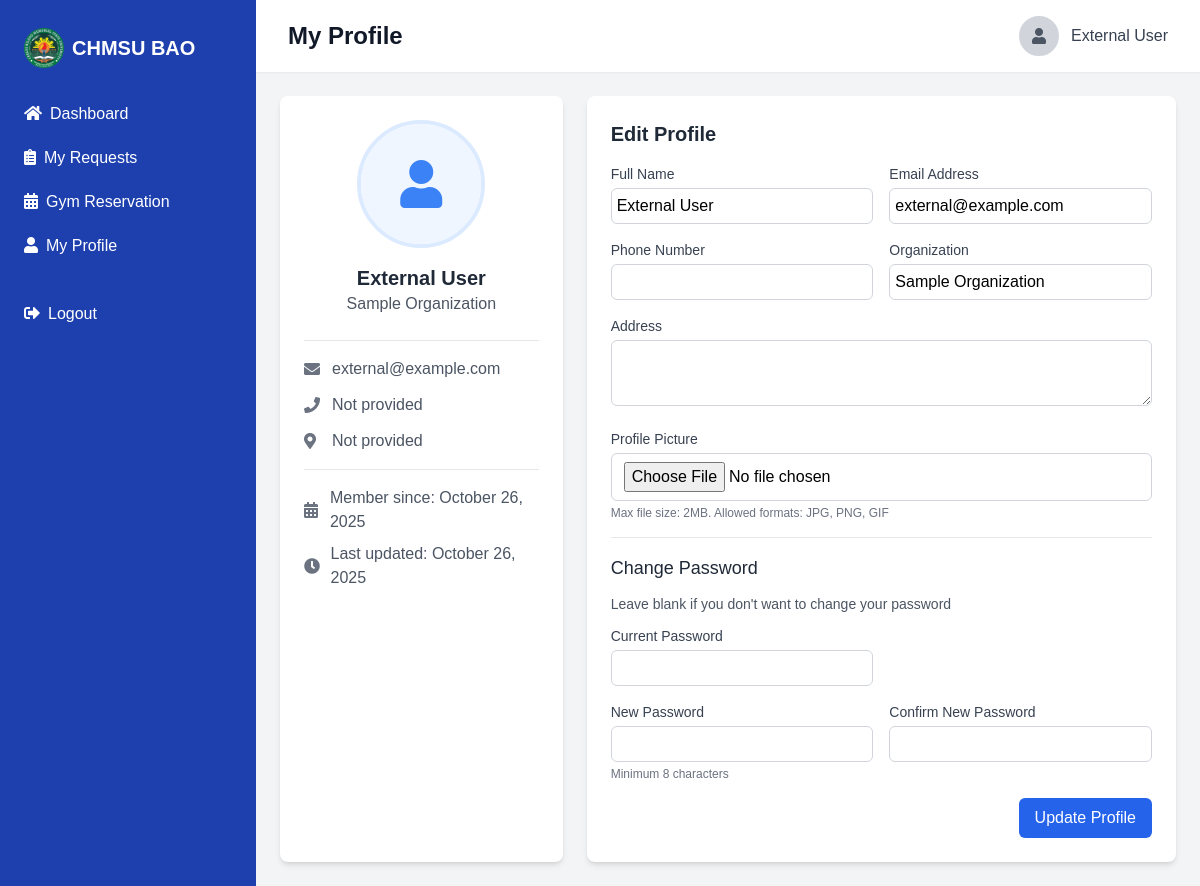
Page /external/profile.php (signed in) on the committed database.
### tables this page shows
CREATE TABLE IF NOT EXISTS user_accounts (
    id INT PRIMARY KEY AUTO_INCREMENT,
    name VARCHAR(255) NOT NULL,
    email VARCHAR(255) UNIQUE NOT NULL,
    password VARCHAR(255) NOT NULL,
    user_type ENUM('admin', 'staff', 'student', 'external') NOT NULL,
    organization VARCHAR(255) NULL,
    status ENUM('active', 'inactive', 'suspended') DEFAULT 'active',
    created_at TIMESTAMP DEFAULT CURRENT_TIMESTAMP,
    updated_at TIMESTAMP DEFAULT CURRENT_TIMESTAMP ON UPDATE CURRENT_TIMESTAMP
);

### external/profile.php (the view, shortened to what this page needs)
<?php
require_once '../config/database.php';
$user_id = $_SESSION['user_sessions']['external']['user_id'];
$user_name = $_SESSION['user_sessions']['external']['user_name'];
$profile_query = "SELECT * FROM user_accounts WHERE id = ?";
$stmt = $conn->prepare($profile_query);
$stmt->bind_param("i", $user_id);
$stmt->execute();
$user_data = $stmt->get_result()->fetch_assoc();
$profile_pic = $user_data['profile_pic'] ?? '';
?>
<!DOCTYPE html>
<html lang="en">
<head>
    <link href="https://cdn.jsdelivr.net/npm/tailwindcss@2.2.19/dist/tailwind.min.css" rel="stylesheet">
    <link rel="stylesheet" href="../assets/css/styles.css">
    <link rel="stylesheet" href="https://cdnjs.cloudflare.com/ajax/libs/font-awesome/6.4.0/css/all.min.css">
</head>
<body class="bg-gray-100">
    <div class="flex h-screen bg-gray-100">
        <?php include '../includes/external_sidebar.php'; ?>
        <div class="flex-1 flex flex-col overflow-hidden">
            <?php include '../includes/header.php'; ?>
            <header class="bg-white shadow-sm z-10">
                <div class="max-w-7xl mx-auto px-4 sm:px-6 lg:px-8 py-4 flex justify-between items-center">
                    <h1 class="text-2xl font-semibold text-gray-900">My Profile</h1>
                    <div class="flex items-center gap-3">
                        <a href="profile.php" class="flex items-center">
                            <?php if (!empty($profile_pic) && file_exists('../' . $profile_pic)): ?>
                                <img src="../<?php echo htmlspecialchars($profile_pic); ?>" alt="Profile" class="w-10 h-10 rounded-full object-cover border-2 border-gray-300 hover:border-blue-500 transition-colors cursor-pointer">
                            <?php else: ?>
                                <div class="w-10 h-10 rounded-full bg-gray-300 flex items-center justify-center border-2 border-gray-300 hover:border-blue-500 transition-colors cursor-pointer">
                                    <i class="fas fa-user text-gray-600"></i>
                                </div>
                            <?php endif; ?>
                        </a>
                        <span class="text-gray-700 hidden sm:inline"><?php echo htmlspecialchars($user_name); ?></span>
                    </div>
                </div>
            </header>
            <main class="flex-1 overflow-x-hidden overflow-y-auto bg-gray-100 p-6">
                <div class="grid grid-cols-1 md:grid-cols-3 gap-6">
                    <div class="bg-white rounded-lg shadow-md p-6">
                        <div class="flex flex-col items-center">
                            <div class="w-32 h-32 rounded-full overflow-hidden mb-4 border-4 border-blue-100">
                                <?php if (!empty($user_data['profile_pic']) && file_exists('../' . $user_data['profile_pic'])): ?>
                                    <img src="../<?php echo $user_data['profile_pic']; ?>" alt="Profile Picture" class="w-full h-full object-cover">
                                <?php else: ?>
                                    <div class="w-full h-full flex items-center justify-center bg-blue-50 text-blue-500">
                                        <i class="fas fa-user text-5xl"></i>
                                    </div>
                                <?php endif; ?>
                            </div>
                            <h2 class="text-xl font-semibold text-gray-800"><?php echo htmlspecialchars($user_data['name']); ?></h2>
                            <p class="text-gray-600 mb-4"><?php echo htmlspecialchars($user_data['organization']); ?></p>
                            <div class="w-full border-t border-gray-200 pt-4 mt-2">
                                <div class="flex items-center mb-3">
                                    <i class="fas fa-envelope text-gray-500 w-5"></i>
                                    <span class="ml-2 text-gray-600"><?php echo htmlspecialchars($user_data['email']); ?></span>
                                </div>
                                <div class="flex items-center mb-3">
                                    <i class="fas fa-phone text-gray-500 w-5"></i>
                                    <span class="ml-2 text-gray-600"><?php echo !empty($user_data['phone']) ? htmlspecialchars($user_data['phone']) : 'Not provided'; ?></span>
                                </div>
                                <div class="flex items-center">
                                    <i class="fas fa-map-marker-alt text-gray-500 w-5"></i>
                                    <span class="ml-2 text-gray-600"><?php echo !empty($user_data['address']) ? htmlspecialchars($user_data['address']) : 'Not provided'; ?></span>
                                </div>
                            </div>
                            <div class="w-full border-t border-gray-200 pt-4 mt-4">
                                <div class="flex items-center mb-2">
                                    <i class="fas fa-calendar-alt text-gray-500 w-5"></i>
                                    <span class="ml-2 text-gray-600">Member since: <?php echo date('F j, Y', strtotime($user_data['created_at'])); ?></span>
                                </div>
                                <div class="flex items-center">
                                    <i class="fas fa-clock text-gray-500 w-5"></i>
                                    <span class="ml-2 text-gray-600">Last updated: <?php echo date('F j, Y', strtotime($user_data['updated_at'])); ?></span>
                                </div>
                            </div>
                        </div>
                    </div>
                    <div class="bg-white rounded-lg shadow-md p-6 md:col-span-2">
                        <h2 class="text-xl font-semibold text-gray-800 mb-4">Edit Profile</h2>
                        <form action="" method="POST" enctype="multipart/form-data" class="space-y-4">
                            <div class="grid grid-cols-1 md:grid-cols-2 gap-4">
                                <div>
                                    <label for="name" class="block text-sm font-medium text-gray-700 mb-1">Full Name</label>
                                    <input type="text" id="name" name="name" value="<?php echo htmlspecialchars($user_data['name']); ?>" class="w-full px-3 py-2 border border-gray-300 rounded-md focus:outline-none focus:ring-2 focus:ring-blue-500" required>
                                </div>
                                <div>
                                    <label for="email" class="block text-sm font-medium text-gray-700 mb-1">Email Address</label>
                                    <input type="email" id="email" name="email" value="<?php echo htmlspecialchars($user_data['email']); ?>" class="w-full px-3 py-2 border border-gray-300 rounded-md focus:outline-none focus:ring-2 focus:ring-blue-500" required>
                                </div>
                                <div>
                                    <label for="phone" class="block text-sm font-medium text-gray-700 mb-1">Phone Number</label>
                                    <input type="text" id="phone" name="phone" value="<?php echo htmlspecialchars($user_data['phone'] ?? ''); ?>" class="w-full px-3 py-2 border border-gray-300 rounded-md focus:outline-none focus:ring-2 focus:ring-blue-500">
                                </div>
                                <div>
                                    <label for="organization" class="block text-sm font-medium text-gray-700 mb-1">Organization</label>
                                    <input type="text" id="organization" name="organization" value="<?php echo htmlspecialchars($user_data['organization'] ?? ''); ?>" class="w-full px-3 py-2 border border-gray-300 rounded-md focus:outline-none focus:ring-2 focus:ring-blue-500">
                                </div>
                            </div>
                            <div>
                                <label for="address" class="block text-sm font-medium text-gray-700 mb-1">Address</label>
                                <textarea id="address" name="address" rows="2" class="w-full px-3 py-2 border border-gray-300 rounded-md focus:outline-none focus:ring-2 focus:ring-blue-500"><?php echo htmlspecialchars($user_data['address'] ?? ''); ?></textarea>
                            </div>
                            <div>
                                <label for="profile_pic" class="block text-sm font-medium text-gray-700 mb-1">Profile Picture</label>
                                <input type="file" id="profile_pic" name="profile_pic" class="w-full px-3 py-2 border border-gray-300 rounded-md focus:outline-none focus:ring-2 focus:ring-blue-500" accept="image/jpeg,image/png,image/gif">
                                <p class="text-xs text-gray-500 mt-1">Max file size: 2MB. Allowed formats: JPG, PNG, GIF</p>
                            </div>
                            <div class="border-t border-gray-200 pt-4 mt-4">
                                <h3 class="text-lg font-medium text-gray-800 mb-3">Change Password</h3>
                                <p class="text-sm text-gray-600 mb-3">Leave blank if you don't want to change your password</p>
                                <div class="grid grid-cols-1 md:grid-cols-2 gap-4">
                                    <div>
                                        <label for="current_password" class="block text-sm font-medium text-gray-700 mb-1">Current Password</label>
                                        <input type="password" id="current_password" name="current_password" class="w-full px-3 py-2 border border-gray-300 rounded-md focus:outline-none focus:ring-2 focus:ring-blue-500">
                                    </div>
                                    <div class="md:col-span-2 grid grid-cols-1 md:grid-cols-2 gap-4">
                                        <div>
                                            <label for="new_password" class="block text-sm font-medium text-gray-700 mb-1">New Password</label>
                                            <input type="password" id="new_password" name="new_password" class="w-full px-3 py-2 border border-gray-300 rounded-md focus:outline-none focus:ring-2 focus:ring-blue-500">
                                            <p class="text-xs text-gray-500 mt-1">Minimum 8 characters</p>
                                        </div>
                                        <div>
                                            <label for="confirm_password" class="block text-sm font-medium text-gray-700 mb-1">Confirm New Password</label>
                                            <input type="password" id="confirm_password" name="confirm_password" class="w-full px-3 py-2 border border-gray-300 rounded-md focus:outline-none focus:ring-2 focus:ring-blue-500">
                                        </div>
                                    </div>
                                </div>
                            </div>
                            <div class="flex justify-end">
                                <button type="submit" name="update_profile" class="bg-blue-600 text-white py-2 px-4 rounded-md hover:bg-blue-700 focus:outline-none focus:ring-2 focus:ring-blue-500 focus:ring-offset-2">
                                    Update Profile
                                </button>
                            </div>
                        </form>
                    </div>
                </div>
            </main>
        </div>
    </div>
</body>
</html>

### assets/css/styles.css (style rules this page uses)
:root { --primary-blue: #00008b; --primary-green: #006400; --accent-yellow: #ffd700; --button-blue: #1e40af; --hover-blue: #1e3a8a; --text-white: #ffffff; --text-light: #f3f4f6; --text-dark: #1f2937; }
body { font-family: "Arial", sans-serif; }
input[type=text], input[type=email], input[type=password], input[type=number], select, textarea { width: 100%; padding: 5px; border-radius: 0.375rem; border: 1px solid #d1d5db; transition: border-color 0.2s, box-shadow 0.2s; }

### rows in the picture
user_accounts: name "External User", organization "Sample Organization", email "external@example.com", created_at "October 26, 2025", updated_at "October 26, 2025"

### other values in the picture
$user_name "External User"
